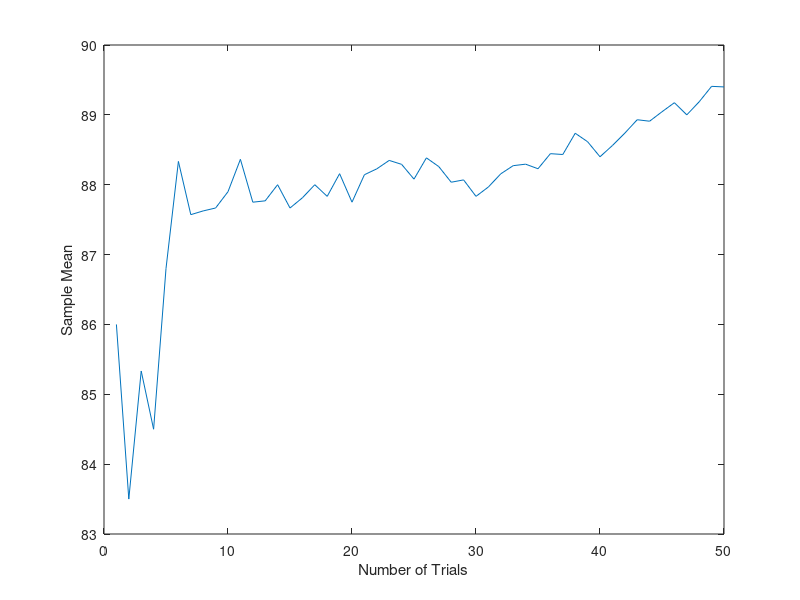

Here is the MATLAB script that generated this plot:
% declaring variables

k = 80;
l = 100;
numtrials = 50;

X = random('Discrete Uniform',l - k + 1,numtrials,1) + k - 1;

%Calculate sample mean

samplemean = zeros(1,numtrials);

for m = 1:numtrials
    sumData = 0
    for i = 1:m
        sumData = sumData + X(i);
    end
    samplemean(m) = sumData/m;
end

%Plot sample mean vs. number of trials.

plot(1:numtrials,samplemean)

xlabel('Number of Trials')

ylabel('Sample Mean')